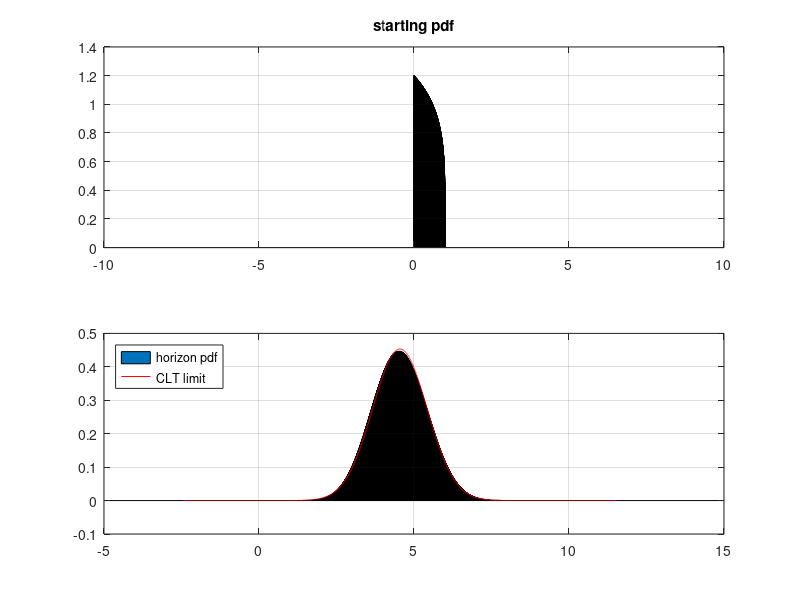
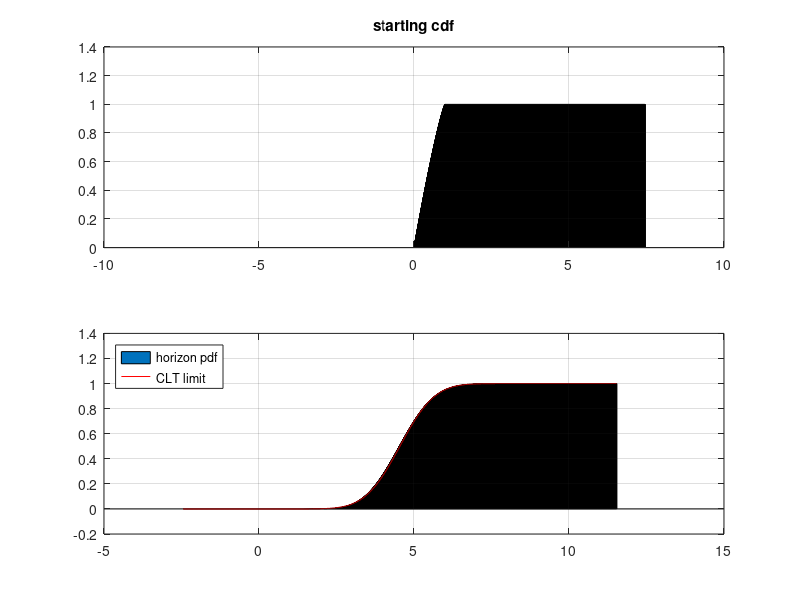

The MATLAB source for these figures, in order:
% this script performs the horizon projection of a beta-distributed invariant
% see "Risk and Asset Allocation"-Springer (2005), by A. Meucci
% a detailed proof of the steps below can be found 
% at www.symmys.com > Book > Dowloads > Technical Appendices > Ch 3.7 "Numerical Market Projection"

clear; close all; clc;
%%%%%%%%%%%%%%%%%%%%%%%%%%%%%%%%%%%%%%%%%%%%%%%%%%%%%%%%%%%%%%%%%%%%%%%%%%%%%%%%%%%%%%%%%%%%%%%%%%%%%%%%%%%%%%%
% parameters
xi=0;
tau=1;
b1=1;
b2=1.2;

% horizon
T=10;

% coarseness level
N=2^14;

%%%%%%%%%%%%%%%%%%%%%%%%%%%%%%%%%%%%%%%%%%%%%%%%%%%%%%%%%%%%%%%%%%%%%%%%%%%%%%%%%%%%%%%%%%%%%%%%%%%%%%%%%%%%%%%
% set up grid
a=-norminv(10^(-15),0,sqrt(T));
h=2*a/N;
Xi=[-a+h : h : a]';

%%%%%%%%%%%%%%%%%%%%%%%%%%%%%%%%%%%%%%%%%%%%%%%%%%%%%%%%%%%%%%%%%%%%%%%%%%%%%%%%%%%%%%%%%%%%%%%%%%%%%%%%%%%%%%%%
% statistics of typical beta distribution
m_B=b1/(b1+b2);
s_B=sqrt(b1*b2/(  (1+b1+b2)*((b1+b2)^2) ));

% statistics of rescaled and shifted beta distribution
m=xi+tau*m_B;
s=tau*s_B;

% discretized initial pdf (standardized)
f = 1/h*(betacdf(m_B+s_B*(Xi+h/2),b1,b2)-betacdf(m_B+s_B*(Xi-h/2),b1,b2));
f(N) = 1/h*(betacdf(m_B+s_B*(-a+h/2),b1,b2)-betacdf(m_B+s_B*(-a),b1,b2) + ...
    betacdf(m_B+s_B*(a),b2,b2)-betacdf(m_B+s_B*(a-h/2),b1,b2));

% discretized characteristic function
Phi=fft(f);                     

% projection of discretized characteristic function
Signs=(-1).^([0:N-1]'*(T-1));   
Phi_T=h^(T-1)*Signs.*(Phi.^T);

% horizon discretized pdf (standardized)
f_T=ifft(Phi_T);

%%%%%%%%%%%%%%%%%%%%%%%%%%%%%%%%%%%%%%%%%%%%%%%%%%%%%%%%%%%%%%%%%%%%%%%%%%%%%%%%%%%%%%%%%%%%%%%%%%%%%%%%%%%%
% non-standardized initial pdf 
X_Start=m+s*Xi;
f_Start=f/s;
F_Start=h*cumsum(f_Start*s);

% non-standardized horizon pdf and cdf
x_Hor=m*T+s*Xi;
f_Hor=f_T/s;
F_Hor=h*cumsum(f_Hor*s);

%%%%%%%%%%%%%%%%%%%%%%%%%%%%%%%%%%%%%%%%%%%%%%%%%%%%%%%%%%%%%%%%%%%%%%%%%%%%%%%%%%%%%%%%%%%%%%%%%%%%%%%%%%%%
% plots
%%%%%%%%%%%%%%%%%%%%%%%%%%%%%%%%%%%%%%%%%%%%%%%%%%%%%%%%%%%%%%%%%%%%%%%%%%%%%%%%%%%%%%%%%%%%%%%%%%%%%%%%%%%%
figure

subplot(2,1,1)
u=bar(X_Start,f_Start);
grid on
title('starting pdf')

subplot(2,1,2)
u=bar(x_Hor,f_Hor);
hold on
y=normpdf(x_Hor,m*T,s*sqrt(T));
u=plot(x_Hor,y,'r');
grid on 
legend('horizon pdf','CLT limit','location','northwest')

figure

subplot(2,1,1)
u=bar(X_Start,F_Start);
grid on
title('starting cdf')

subplot(2,1,2)
u=bar(x_Hor,F_Hor);
hold on
y=normcdf(x_Hor,m*T,s*sqrt(T));
u=plot(x_Hor,y,'r');
grid on 
legend('horizon pdf','CLT limit','location','northwest')